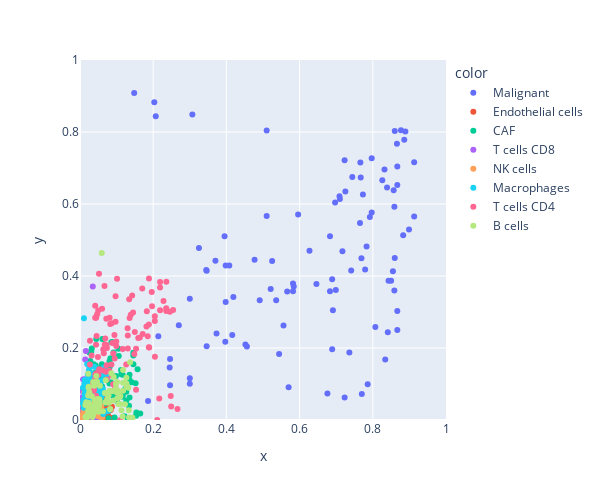

The notebook cell saved with this chart:
### Markdown cell above
## Derek's predictions (website)

### Code cell
fig = px.scatter(
    x=truth.stack().values,
    y=csx_fractions_derek.stack().values,
    color=csx_fractions_derek.stack().reset_index()["level_1"]
)
fig.update_layout(
    width = 600,
    height = 500,
)
fig.update_xaxes(
    range=(0, 1)
)
fig.update_yaxes(
    range=(0, 1),
)
